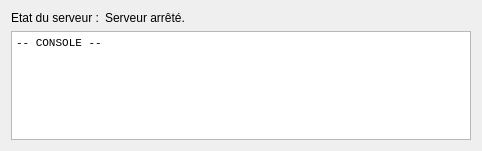
<?xml version="1.0" encoding="UTF-8"?>
<ui version="4.0">
 <class>FenPrincipale</class>
 <widget class="QWidget" name="FenPrincipale">
  <property name="geometry">
   <rect>
    <x>0</x>
    <y>0</y>
    <width>482</width>
    <height>151</height>
   </rect>
  </property>
  <property name="sizePolicy">
   <sizepolicy hsizetype="Preferred" vsizetype="Preferred">
    <horstretch>0</horstretch>
    <verstretch>0</verstretch>
   </sizepolicy>
  </property>
  <property name="windowTitle">
   <string>FenPrincipale</string>
  </property>
  <layout class="QGridLayout" name="gridLayout">
   <item row="0" column="0">
    <widget class="QLabel" name="label">
     <property name="sizePolicy">
      <sizepolicy hsizetype="Fixed" vsizetype="Fixed">
       <horstretch>0</horstretch>
       <verstretch>0</verstretch>
      </sizepolicy>
     </property>
     <property name="text">
      <string>Etat du serveur :</string>
     </property>
    </widget>
   </item>
   <item row="0" column="1">
    <widget class="QLabel" name="etatServeur">
     <property name="sizePolicy">
      <sizepolicy hsizetype="Preferred" vsizetype="Fixed">
       <horstretch>0</horstretch>
       <verstretch>0</verstretch>
      </sizepolicy>
     </property>
     <property name="text">
      <string>Serveur arrêté.</string>
     </property>
    </widget>
   </item>
   <item row="1" column="0" colspan="2">
    <widget class="QTextEdit" name="console">
     <property name="font">
      <font>
       <family>Courier New</family>
      </font>
     </property>
     <property name="readOnly">
      <bool>true</bool>
     </property>
     <property name="html">
      <string>&lt;!DOCTYPE HTML PUBLIC &quot;-//W3C//DTD HTML 4.0//EN&quot; &quot;http://www.w3.org/TR/REC-html40/strict.dtd&quot;&gt;
&lt;html&gt;&lt;head&gt;&lt;meta name=&quot;qrichtext&quot; content=&quot;1&quot; /&gt;&lt;style type=&quot;text/css&quot;&gt;
p, li { white-space: pre-wrap; }
&lt;/style&gt;&lt;/head&gt;&lt;body style=&quot; font-family:'Courier New'; font-size:8.25pt; font-weight:400; font-style:normal;&quot;&gt;
&lt;p style=&quot; margin-top:0px; margin-bottom:0px; margin-left:0px; margin-right:0px; -qt-block-indent:0; text-indent:0px;&quot;&gt;&lt;span style=&quot; font-size:8pt;&quot;&gt;-- CONSOLE --&lt;/span&gt;&lt;/p&gt;
&lt;p style=&quot;-qt-paragraph-type:empty; margin-top:0px; margin-bottom:0px; margin-left:0px; margin-right:0px; -qt-block-indent:0; text-indent:0px; font-size:8pt;&quot;&gt;&lt;/p&gt;
&lt;p style=&quot;-qt-paragraph-type:empty; margin-top:0px; margin-bottom:0px; margin-left:0px; margin-right:0px; -qt-block-indent:0; text-indent:0px; font-size:8pt;&quot;&gt;&lt;/p&gt;&lt;/body&gt;&lt;/html&gt;</string>
     </property>
    </widget>
   </item>
  </layout>
 </widget>
 <layoutdefault spacing="6" margin="11"/>
 <resources/>
 <connections/>
</ui>
